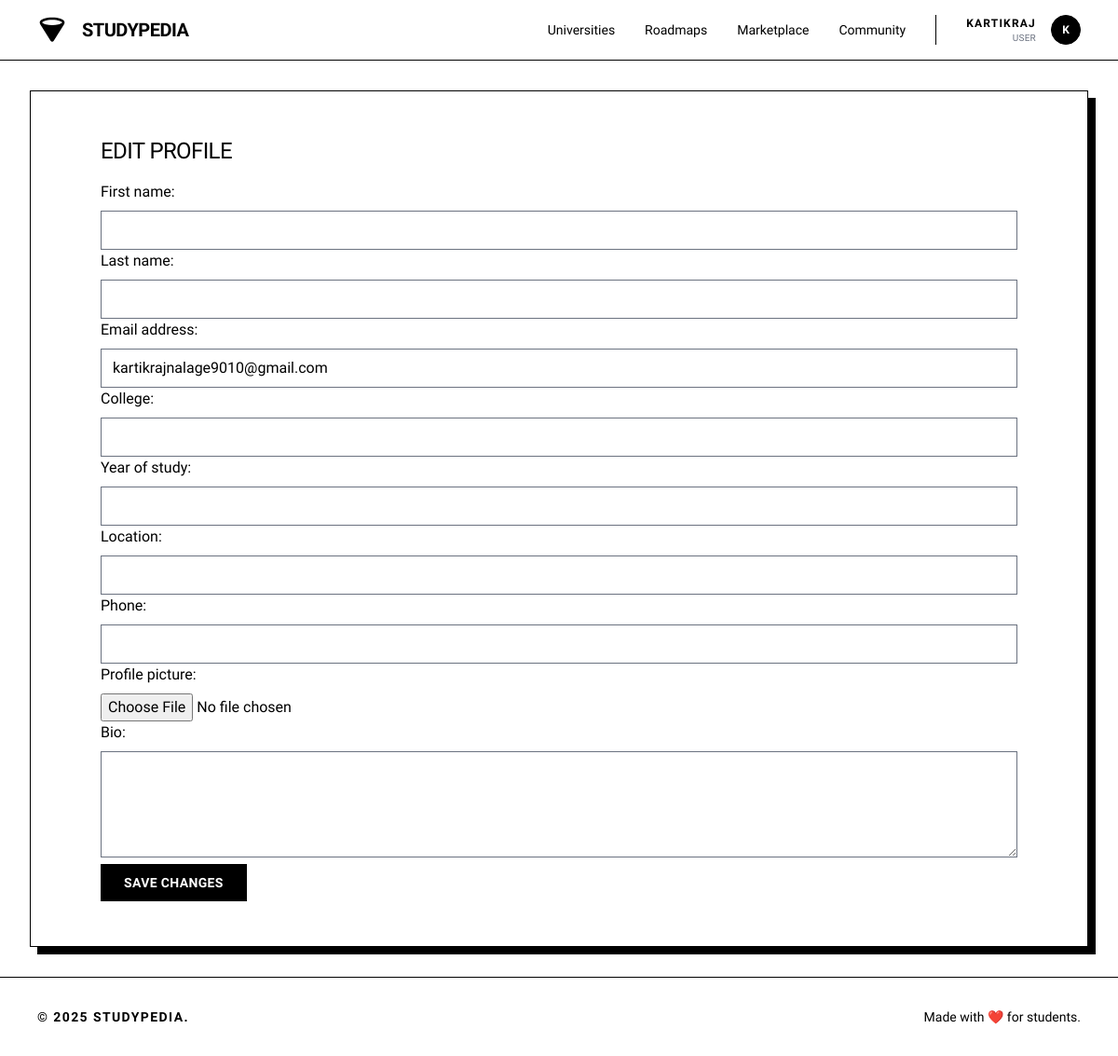
The page /accounts/profile/edit/ (signed in) on the database its author committed.
### accounts/models.py (models this page shows, shortened)
class User(AbstractUser):
    ROLE_CHOICES = (
        ('user', 'User'),
        ('staff', 'Staff'),
        ('admin', 'Admin'),
    )
    role = models.CharField(max_length=20, choices=ROLE_CHOICES, default='user')
    college = models.CharField(max_length=200, blank=True)
    year_of_study = models.PositiveIntegerField(null=True, blank=True)
    location = models.CharField(max_length=100, blank=True)
    phone = models.CharField(max_length=15, blank=True)
    profile_picture = models.ImageField(upload_to='profiles/', null=True, blank=True)
    bio = models.TextField(max_length=500, blank=True)
    credits = models.PositiveIntegerField(default=0)
    wallet_balance = models.DecimalField(max_digits=8, decimal_places=2, default=0.00)
    followers = models.ManyToManyField('self', through='Follow', related_name='following', symmetrical=False)
    created_at = models.DateTimeField(auto_now_add=True)
    updated_at = models.DateTimeField(auto_now=True)
    class Meta:
        indexes = [
            models.Index(fields=['username']),
            models.Index(fields=['created_at']),
        ]

### accounts/views.py (the view, shortened to what this page needs)
    def wrapper(request, *args, **kwargs):
        if request.user.is_authenticated:
            return view_func(request, *args, **kwargs)

### accounts/forms.py (shortened to what this page needs)
class ProfileForm(forms.ModelForm):
    class Meta:
        model = User
        fields = ['first_name', 'last_name', 'email', 'college', 'year_of_study', 'location', 'phone',
                  'profile_picture', 'bio']
        widgets = {
            'bio': forms.Textarea(attrs={'rows': 4, 'class': 'form-control'}),
            'profile_picture': forms.FileInput(attrs={'accept': 'image/*', 'class': 'form-control'}),
            'email': forms.EmailInput(attrs={'class': 'form-control'}),
            'first_name': forms.TextInput(attrs={'class': 'form-control'}),
            'last_name': forms.TextInput(attrs={'class': 'form-control'}),
            'college': forms.TextInput(attrs={'class': 'form-control'}),
            'year_of_study': forms.NumberInput(attrs={'class': 'form-control'}),
            'location': forms.TextInput(attrs={'class': 'form-control'}),
            'phone': forms.TextInput(attrs={'class': 'form-control'}),
        }

### accounts/views.py (called while the page is built, shortened)
def jwt_auth(view_func):
    def wrapper(request, *args, **kwargs):
        if request.user.is_authenticated:
            return view_func(request, *args, **kwargs)
    return wrapper

@jwt_auth
def edit_profile(request):
    if request.method == 'POST':
        form = ProfileForm(request.POST, request.FILES, instance=request.user)
        if form.is_valid():
            form.save()
            messages.success(request, 'Profile updated successfully!')
            return redirect('accounts:profile')
        else:
            messages.error(request, 'Error updating profile.')
    else:
        form = ProfileForm(instance=request.user)
    return render(request, 'accounts/edit_profile.html', {'form': form})

### accounts/templates/accounts/edit_profile.html (shortened to what this page needs)
{% extends 'base.html' %}
{% block content %}
<div class="max-w-[1440px] mx-auto w-full px-4 md:px-8 py-8"><div class="bg-white border border-black p-8 md:p-12 shadow-[8px_8px_0px_0px_rgba(0,0,0,1)]">
<div class="container">
    <h2 class="text-2xl font-light uppercase tracking-tight mb-4" >Edit Profile</h2>
    <form method="post" enctype="multipart/form-data">
        {{ form.as_p }}
        <button type="submit" class="flex min-w-[84px] cursor-pointer items-center justify-center border border-black bg-black text-white hover:bg-white hover:text-black transition-colors h-10 px-6 text-sm font-bold uppercase tracking-wide">Save Changes</button>
    </form>
</div>
</div></div>
{% endblock %}

### templates/navbar.html (shortened to what this page needs)
<header class="flex items-center justify-between whitespace-nowrap border-b border-black px-10 py-4 sticky top-0 z-50 bg-white">
<div class="flex items-center gap-4">
<a href="{% url 'core:home' %}" class="flex items-center gap-4">
<div class="size-8 text-black">
</div>
<h2 class="text-black text-xl font-bold tracking-tight uppercase">Studypedia</h2>
</a>
</div>
<nav class="hidden md:flex flex-1 justify-end gap-8 items-center">
<div class="flex items-center gap-8">
<a class="text-black hover:underline underline-offset-4 transition-all text-sm font-medium" href="{% url 'university:university_list' %}">Universities</a>
<a class="text-black hover:underline underline-offset-4 transition-all text-sm font-medium" href="{% url 'roadmaps:roadmap_list' %}">Roadmaps</a>
<a class="text-black hover:underline underline-offset-4 transition-all text-sm font-medium" href="{% url 'ecommerce:marketplace' %}">Marketplace</a>
<a class="text-black hover:underline underline-offset-4 transition-all text-sm font-medium" href="{% url 'social:social' %}">Community</a>
</div>
{% if user.is_authenticated %}
<div class="flex items-center gap-4 border-l border-black pl-8">
    <div class="flex flex-col text-right">
        <span class="text-xs font-bold uppercase tracking-widest text-black">
            {% if user.first_name %}{{ user.first_name }} {{ user.last_name }}{% else %}{{ user.username }}{% endif %}
        </span>
        <span class="text-[10px] text-gray-500 uppercase tracking-wide">
            {% if user.role %}{{ user.get_role_display }}{% else %}Student{% endif %}
        </span>
    </div>
    <div class="relative group">
        <a href="{% url 'accounts:profile' %}" class="block size-8 bg-black rounded-full overflow-hidden border border-black cursor-pointer">
            {% if user.avatar %}
                <img alt="User Avatar" class="w-full h-full object-cover grayscale" src="{{ user.avatar.url }}"/>
            {% else %}
                <div class="w-full h-full flex items-center justify-center text-white text-xs font-bold">{{ user.username|make_list|first|upper }}</div>
            {% endif %}
        </a>
    </div>
</div>
{% endif %}
</nav>
</header>

### static/css/style.css (style rules this page uses)
:root { --bg-color: #ffffff; --text-color: #000000; --accent-color: #000000; --border-color: #999999; --hover-color: #f5f5f5; --shadow: 0 2px 4px rgba(0, 0, 0, 0.1); --primary-color: #000000; --secondary-color: #666666; }
* { margin: 0; padding: 0; box-sizing: border-box; }
body { font-family: 'Inter', -apple-system, BlinkMacSystemFont, sans-serif; background: var(--bg-color); color: var(--text-color); line-height: 1.6; padding-bottom: 70px; }
.container { max-width: 1200px; margin: 0 auto; padding: 0 20px; }
header { border-bottom: 1px solid var(--border-color); padding: 0.75rem 0; position: sticky; top: 0; background: var(--bg-color); z-index: 100; }
nav { display: flex; justify-content: space-between; align-items: center; }
@media (min-width: 769px) { body { padding-bottom: 0; } }
label { display: block; margin-bottom: 0.5rem; font-weight: 500; }
input, select, textarea { width: 100%; padding: 8px 12px; border: 1px solid var(--border-color); border-radius: 4px; font-size: 1rem; background: var(--bg-color); color: var(--text-color); }

### rows shown on the page
User: username "KARTIKRAJ", role "USER", username|make_list "K", email "kartikrajnalage9010@gmail.com"
